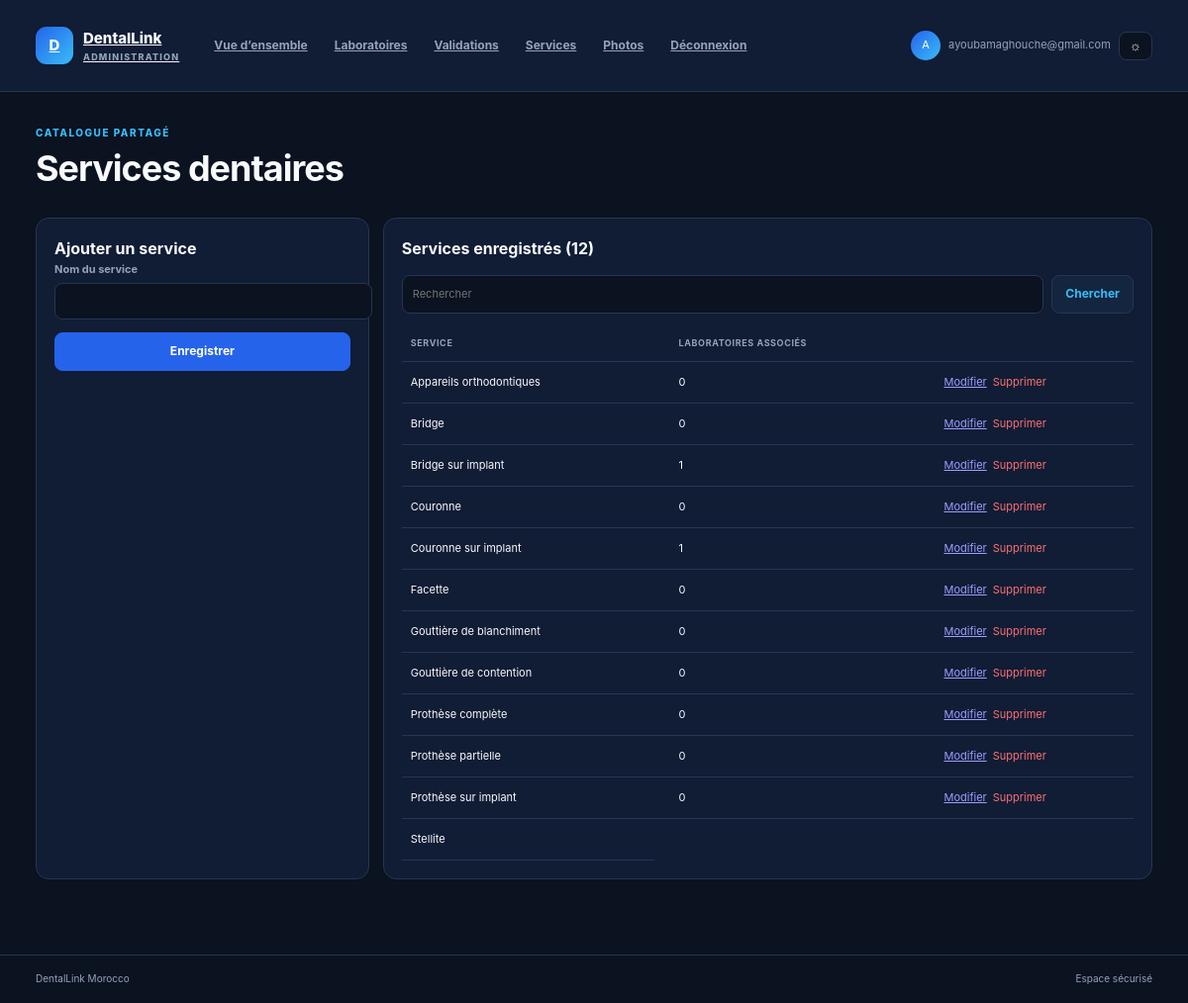
Page /admin/services.php (signed in) on the committed database.
### tables this page shows
CREATE TABLE `service` (
  `id_service` int(11) NOT NULL,
  `nom_service` varchar(100) NOT NULL
);

### includes/auth.php (called while the page is built, shortened)
<?php
function e(?string $v):string{return htmlspecialchars($v??'',ENT_QUOTES|ENT_SUBSTITUTE,'UTF-8');}

### includes/schema.php (called while the page is built, shortened)
<?php
final class DentalSchema
{
    private array $columns;
    private function __construct(array $columns, array $statuses) { $this->columns = $columns; $this->statuses = $statuses; }
    public static function inspect(PDO $pdo): self
    {
        $columns = [];
        foreach (['laboratoire','service','laboratoire_service','image_laboratoire','admin'] as $table) {
            try { $columns[$table] = $pdo->query('SHOW COLUMNS FROM `' . $table . '`')->fetchAll(PDO::FETCH_ASSOC); }
            catch (PDOException $e) { $columns[$table] = []; }
        }
        $statuses = [];
        foreach ($columns['laboratoire'] as $column) if ($column['Field'] === 'statut' && preg_match_all("/'((?:[^']|\\\\')*)'/", (string)$column['Type'], $m)) $statuses = $m[1];
        return new self($columns, $statuses);
    }
    public function has(string $table, string $column): bool { foreach ($this->columns[$table] ?? [] as $item) if ($item['Field'] === $column) return true; return false; }
    public function field(string $table, array $candidates): string
    {
        foreach ($candidates as $candidate) if ($this->has($table, $candidate)) return $candidate;
        throw new RuntimeException('Le schéma SQL ne contient aucune colonne attendue pour ' . $table . '.');
    }
    public function serviceId(): string { return $this->field('service', ['id','id_service']); }
    public function serviceName(): string { return $this->field('service', ['nom','nom_service']); }
}
function dental_schema(PDO $pdo): DentalSchema { static $schema; return $schema ??= DentalSchema::inspect($pdo); }

### admin/services.php (the view, shortened to what this page needs)
<?php
require_once __DIR__.'/../includes/admin-functions.php';$schema=dental_schema($pdo);$sid=$schema->serviceId();$sname=$schema->serviceName();$error='';$flash=admin_take_flash();$editId=(int)($_GET['id']??0);$editing=null;
if($editId){$q=$pdo->prepare("SELECT `$sid` id,`$sname` nom FROM service WHERE `$sid`=?");$q->execute([$editId]);$editing=$q->fetch();}$search=trim((string)($_GET['q']??''));$params=[];$where='';if($search!==''){$where="WHERE s.`$sname` LIKE ?";$params[]='%'.$search.'%';}$q=$pdo->prepare("SELECT s.`$sid` id,s.`$sname` nom,COUNT(ls.laboratoire_id) lab_count FROM service s LEFT JOIN laboratoire_service ls ON ls.service_id=s.`$sid` $where GROUP BY s.`$sid`,s.`$sname` ORDER BY s.`$sname`");$q->execute($params);$services=$q->fetchAll();
$pageTitle='Services dentaires';$assetPrefix='../';$navContext='admin';$pageStyles=['assets/css/admin.css'];$pageScripts=['assets/js/admin.js'];require __DIR__.'/../includes/header.php';require __DIR__.'/../includes/navbar.php';
?>
<main class="admin-main"><div class="admin-heading"><div><p class="admin-eyebrow">Catalogue partagé</p><h1>Services dentaires</h1></div></div><section class="admin-panels services-layout"><article class="admin-panel"><h2><?=$editing?'Modifier le service':'Ajouter un service'?></h2><form method="post" class="admin-form"><label>Nom du service<input name="nom" maxlength="100" required value="<?=e((string)($editing['nom']??''))?>"></label><button class="admin-button admin-primary">Enregistrer</button></form></article><article class="admin-panel"><div class="panel-heading"><h2>Services enregistrés (<?=count($services)?>)</h2></div><form method="get" class="service-search"><input type="search" name="q" value="<?=e($search)?>" placeholder="Rechercher"><button class="admin-button admin-secondary">Chercher</button></form><div class="table-wrap"><table class="admin-table"><thead><tr><th>Service</th><th>Laboratoires associés</th><th></th></tr></thead><tbody><?php foreach($services as $item):?><tr><td><?=e($item['nom'])?></td><td><?=$item['lab_count']?></td><td><a href="services.php?id=<?=$item['id']?>">Modifier</a><form method="post" data-confirm="Supprimer ce service et ses associations ?" class="inline-form"><button class="danger-link">Supprimer</button></form></td></tr><?php endforeach;?></tbody></table></div></article></section></main><?php require __DIR__.'/../includes/footer.php'; ?>

### assets/css/admin.css (style rules this page uses)
:root { color-scheme:dark;--admin-bg:#0b1220;--admin-surface:#111c35;--admin-line:#263651;--admin-text:#f8fafc;--admin-muted:#94a3b8;--admin-blue:#2563eb;--admin-cyan:#38bdf8;--admin-green:#22c55e;--admin-orange:#f59e0b;--admin-red:#f87171 }
body:has(.admin-main) { margin:0;background:var(--admin-bg);color:var(--admin-text);font:15px/1.55 Inter,system-ui,sans-serif }
.admin-main { max-width:1480px;min-height:calc(100vh - 125px);margin:auto;padding:30px clamp(14px,3vw,40px) 48px }
.admin-heading,.panel-heading { display:flex;justify-content:space-between;align-items:center;gap:16px }
.admin-heading { margin-bottom:22px }
.admin-heading h1 { margin:0;font-size:clamp(27px,3vw,38px);letter-spacing:-1px }
.admin-heading p { margin:4px 0 0 }
.admin-eyebrow { color:var(--admin-cyan);font-size:10px;font-weight:800;letter-spacing:1.5px;text-transform:uppercase }
.admin-button { display:inline-flex;align-items:center;justify-content:center;border:1px solid var(--admin-line);border-radius:8px;padding:9px 13px;background:transparent;color:var(--admin-text);font:inherit;font-size:12px;font-weight:750;cursor:pointer;text-decoration:none }
.admin-primary { background:var(--admin-blue);border-color:var(--admin-blue);color:white }
.admin-secondary { color:var(--admin-cyan);background:#38bdf80d }
.stat-card,.admin-panel { background:var(--admin-surface);border:1px solid var(--admin-line);border-radius:13px }
.admin-panels { display:grid;grid-template-columns:minmax(0,1.45fr) minmax(250px,.75fr);gap:14px;margin-bottom:14px }
.admin-panel { padding:18px;margin-bottom:14px;min-width:0 }
.admin-panel h2,.panel-heading h2 { margin:0;font-size:16px }
.panel-heading { margin-bottom:14px }
.table-wrap { overflow-x:auto }
.admin-table { width:100%;border-collapse:collapse;min-width:770px }
.admin-table th,.admin-table td { text-align:left;padding:11px 9px;border-bottom:1px solid var(--admin-line);font-size:11px;vertical-align:middle }
.admin-table th { color:var(--admin-muted);font-size:9px;text-transform:uppercase;letter-spacing:.6px }
.filters-form input,.filters-form select,.service-search input,.admin-form input,.admin-form textarea { min-width:0;width:100%;border:1px solid var(--admin-line);border-radius:8px;background:var(--admin-bg);color:var(--admin-text);padding:9px 10px;font:inherit;font-size:11px }
.admin-form { display:grid;gap:13px }
.admin-form label { display:grid;gap:5px;color:var(--admin-muted);font-size:11px;font-weight:650 }
.inline-form { display:inline }
.danger-link { border:0;background:none;color:var(--admin-red);font:inherit;font-size:11px;cursor:pointer }
.services-layout { grid-template-columns:minmax(230px,.65fr) minmax(0,1.5fr) }
.service-search { display:flex;gap:8px;margin-bottom:12px }

### rows in the picture
service: nom_service "Appareils orthodontiques", lab_count "0"
service: nom_service "Bridge", lab_count "0"
service: nom_service "Bridge sur implant", lab_count "1"
service: nom_service "Couronne", lab_count "0"
service: nom_service "Couronne sur implant", lab_count "1"
service: nom_service "Facette", lab_count "0"
service: nom_service "Gouttière de blanchiment", lab_count "0"
service: nom_service "Gouttière de contention", lab_count "0"
service: nom_service "Prothèse complète", lab_count "0"
service: nom_service "Prothèse partielle", lab_count "0"
service: nom_service "Prothèse sur implant", lab_count "0"
service: nom_service "Stellite"

### other values in the picture
$label "Vue d’ensemble"
$label "Laboratoires"
$label "Validations"
$label "Services"
$label "Photos"
$label "Déconnexion"
$_SESSION['admin_email'] "ayoubamaghouche@gmail.com"
count($services) "12"
